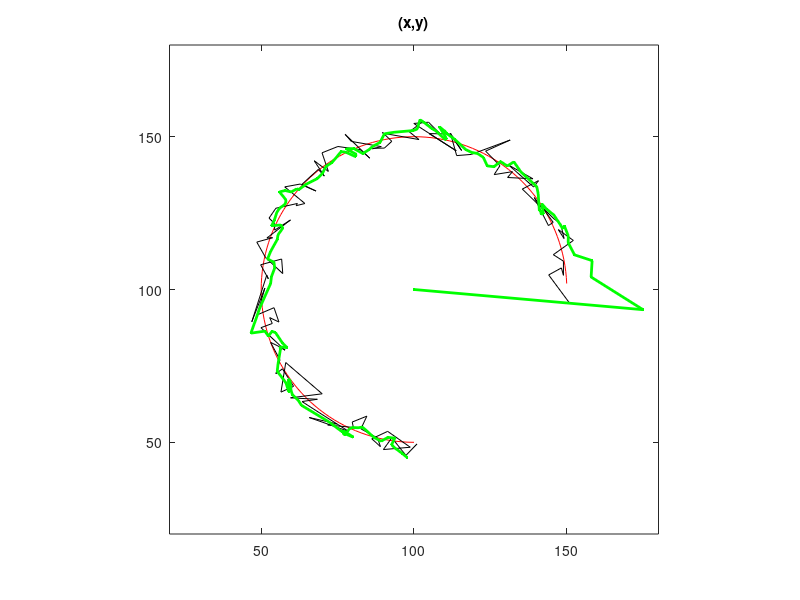
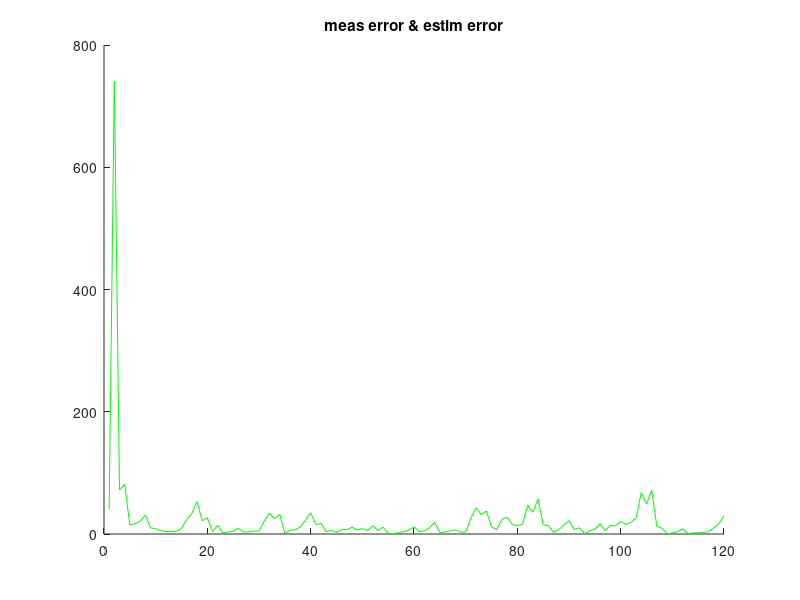
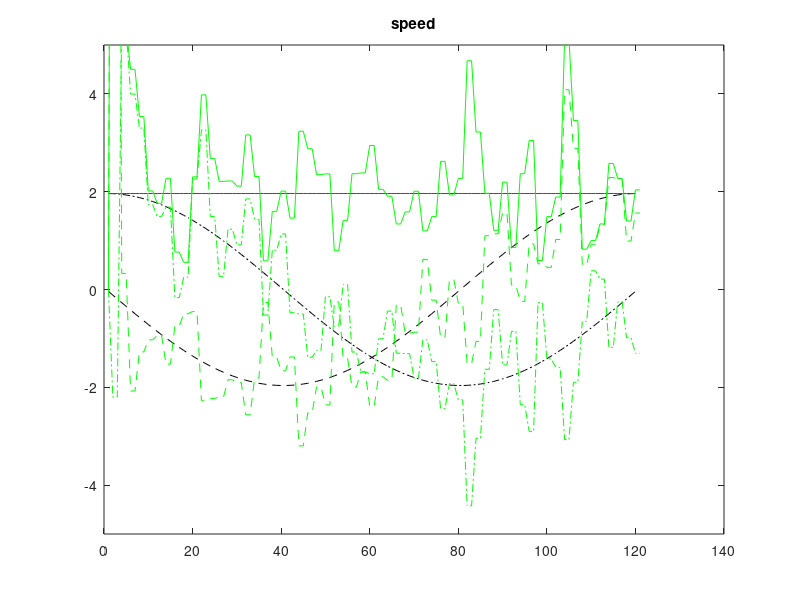
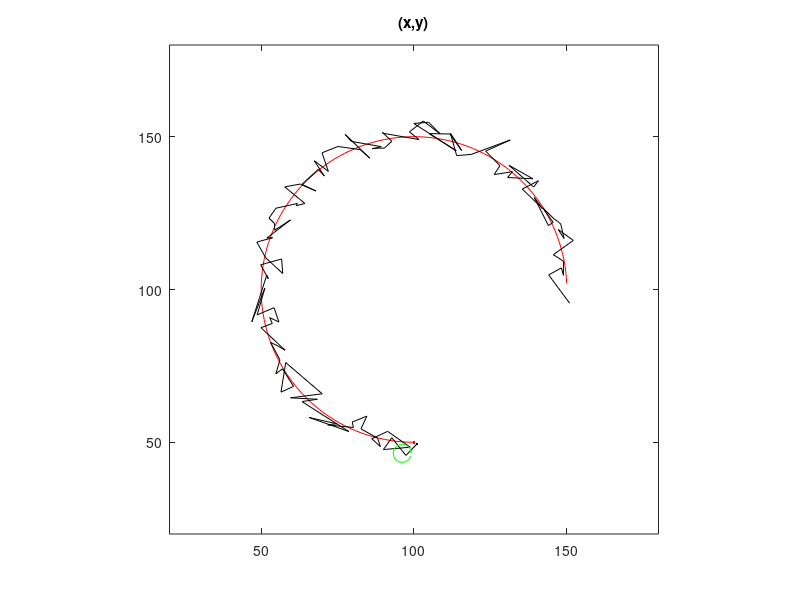

Source code (MATLAB) for these figures, in order:
% swimmer moves with constant velocity
%
dt=1;
F=[1 0 dt 0; 0 1 0 dt; 0 0 1 0; 0 0 0 1];
Q=[dt^2 0    dt 0; 
   0    dt^2 0  dt; 
   dt   0    1  0; 
   0    dt   0  1];
H=[1 0 0 0; 0 1 0 0];
R=diag([10 10]);
n=120;

%% simulate actual (real) flow
cent=[100 100];
xActArray=zeros(4,n);
yArray=zeros(2,n);
xprev=zeros(4,1);
x=zeros(4,1);
for k=0:n
    ang=(pi/(4*20))*k;
    ra=50;
    x(1) = cent(1) + ra*cos(ang);
    x(2) = cent(2) + ra*sin(ang);
    if (xprev(1) ~= 0)
        x(3) = x(1) - xprev(1);
        x(4) = x(2) - xprev(2);

        xActArray(:,k)=x;
        yArray(:,k)=H*x + (sqrt(R)*randn(2,1));
    end
    xprev = x;
end
%% plot real data
figure(1);
plot(xActArray(1,:),xActArray(2,:),'r');
title('(x,y)');
axis([50-30 150+30 50-30 150+30]);
axis square
hold on
plot(yArray(1,:),yArray(2,:),'k');
hold off

figure(3);
plot(xActArray(3,:),'--k');
title('speed');
hold on
plot(xActArray(4,:),'-.k');
plot(sqrt(xActArray(3,:).^2+xActArray(4,:).^2),'r');
hold off


% Kalman filter for swimmer position
xestp =[100; 100; 0; 0];  % x0
Pp=diag([250 250 250 250]); % P0
x=xestp;
xEstArray=zeros(4,n+1);
xEstArray(:,1)=x;
for k=1:n
    xestm = F*xestp;
    Pm = F*Pp*F' + Q;
    K = Pm*H'*inv(H*Pm*H' + R);
   
    %if k>=20 && k<30 %&& mod(k,2)==0
    %if mod(k,2)==0
    if mod(floor(mod(k,10)),2) == 0
        xestp = xestm;
    else
        yk = yArray(:,k);
        xestp = xestm + K*(yk - H*xestm);
    end
    
    Pp = (eye(4)-K*H)*Pm*(eye(4)-K*H)' + K*R*K';
    
    xEstArray(:,k+1) = xestp;
end
figure(1);
hold on
plot(xEstArray(1,:),xEstArray(2,:),'-g.','LineWidth',2);
hold off

figure(2);
errsMeas=sum((yArray-xActArray(1:2,:)).^2);
fprintf(1, 'std dev meas err=%f\n', std(errsMeas));
errsEst=sum((xEstArray(1:2,2:end)-xActArray(1:2,:)).^2);
fprintf(1, 'std dev est err=%f\n', std(errsEst));
hold on
plot(errsEst,'g');
hold off
title('meas error & estim error');

figure(3);
hold on
plot(xEstArray(3,:),'--g');
title('speed');
plot(xEstArray(4,:),'-.g');
plot(sqrt(xEstArray(3,:).^2+xEstArray(4,:).^2),'g');
hold off
ylim([-5 5]);


figure(4)
for k=1:n
    plot(xActArray(1,:),xActArray(2,:),'r');
    title('(x,y)');
    axis([50-30 150+30 50-30 150+30]);
    axis square
    hold on
    plot(yArray(1,:),yArray(2,:),'k');
    
    
    c=0:0.5:2*pi;
    plot(xActArray(1,k),xActArray(2,k),'r.'); %plot swimmer
    plot(yArray(1,k),yArray(2,k),'k.'); %plot sensor
    plot(xEstArray(1,k) + 3*cos(c),xEstArray(2,k)+3*sin(c),'g');
    hold off
    pause(0.2);
end

figure(1);
